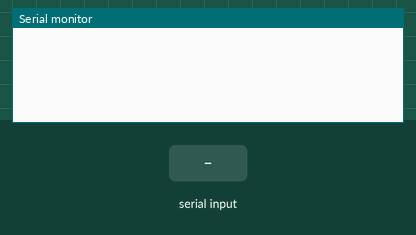
Recording of a sketch running on a simulated Arduino Uno, built with avr-gcc and run on an emulated ATmega328P. On the bench: the last lines printed to the serial monitor. Inputs (shaded band) come from the test bench.

Above: at 1.2 s.
1.3 s: "90,45\n" received over Serial
At 3.5 s:
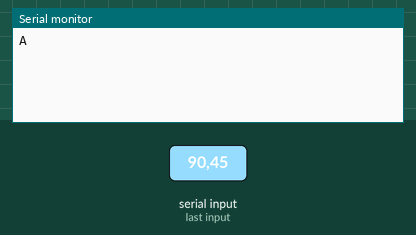
3.8 s: "30,150\n" received over Serial
At 5.6 s:
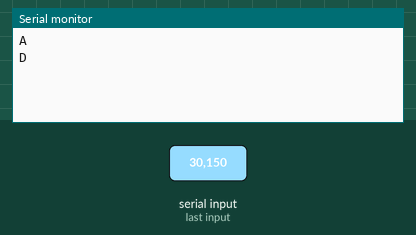

Measured:
- after the input at 1.3 s, the serial monitor: prints a new line after 1.0 s (image 1)
- after the input at 3.8 s, the serial monitor: prints a new line after 1.0 s (image 2)

The sketch:

Practice_If_GradeAnalyze.ino
```cpp
#include <Arduino.h>

void setup() {
  Serial.begin(115200);
}

void loop() {
  while(Serial.available()) {
    String input_str = Serial.readString();
    uint32_t score = input_str.toInt();

    if(score >= 80)
      Serial.println('A');
    else if(score >= 70 && score <= 79)
      Serial.println('B');
    else if(score >= 60 && score <= 69)
      Serial.println('C');
    else if(score < 60)
      Serial.println('D');
  }
}
```
